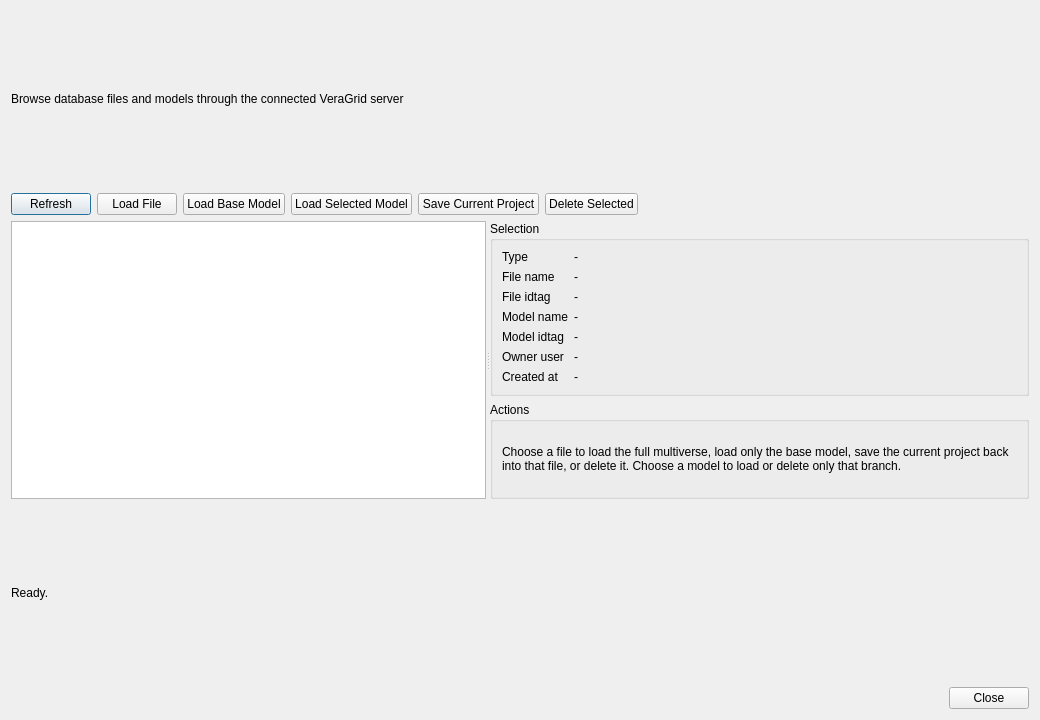
<?xml version="1.0" encoding="UTF-8"?>
<ui version="4.0">
 <class>ServerFileDialog</class>
 <widget class="QDialog" name="ServerFileDialog">
  <property name="geometry">
   <rect>
    <x>0</x>
    <y>0</y>
    <width>1040</width>
    <height>720</height>
   </rect>
  </property>
  <property name="windowTitle">
   <string>Server Files</string>
  </property>
  <layout class="QVBoxLayout" name="verticalLayout">
   <item>
    <widget class="QLabel" name="titleLabel">
     <property name="text">
      <string>Browse database files and models through the connected VeraGrid server</string>
     </property>
     <property name="wordWrap">
      <bool>true</bool>
     </property>
    </widget>
   </item>
   <item>
    <layout class="QHBoxLayout" name="toolbarLayout">
     <item>
      <widget class="QPushButton" name="refreshButton">
       <property name="text">
        <string>Refresh</string>
       </property>
      </widget>
     </item>
     <item>
      <widget class="QPushButton" name="loadFileButton">
       <property name="text">
        <string>Load File</string>
       </property>
      </widget>
     </item>
     <item>
      <widget class="QPushButton" name="loadBaseButton">
       <property name="text">
        <string>Load Base Model</string>
       </property>
      </widget>
     </item>
     <item>
      <widget class="QPushButton" name="loadModelButton">
       <property name="text">
        <string>Load Selected Model</string>
       </property>
      </widget>
     </item>
     <item>
      <widget class="QPushButton" name="saveCurrentButton">
       <property name="text">
        <string>Save Current Project</string>
       </property>
      </widget>
     </item>
     <item>
      <widget class="QPushButton" name="deleteButton">
       <property name="text">
        <string>Delete Selected</string>
       </property>
      </widget>
     </item>
     <item>
      <spacer name="horizontalSpacer">
       <property name="orientation">
        <enum>Qt::Horizontal</enum>
       </property>
       <property name="sizeHint" stdset="0">
        <size>
         <width>40</width>
         <height>20</height>
        </size>
       </property>
      </spacer>
     </item>
    </layout>
   </item>
   <item>
    <widget class="QSplitter" name="mainSplitter">
     <property name="orientation">
      <enum>Qt::Horizontal</enum>
     </property>
     <widget class="QTreeView" name="filesTreeView">
      <property name="alternatingRowColors">
       <bool>true</bool>
      </property>
      <property name="uniformRowHeights">
       <bool>true</bool>
      </property>
      <property name="itemsExpandable">
       <bool>true</bool>
      </property>
      <property name="rootIsDecorated">
       <bool>true</bool>
      </property>
     </widget>
     <widget class="QWidget" name="detailWidget">
      <layout class="QVBoxLayout" name="detailLayout">
       <item>
        <widget class="QGroupBox" name="selectionGroupBox">
         <property name="title">
          <string>Selection</string>
         </property>
         <layout class="QFormLayout" name="formLayout">
          <item row="0" column="0">
           <widget class="QLabel" name="kindTitleLabel">
            <property name="text">
             <string>Type</string>
            </property>
           </widget>
          </item>
          <item row="0" column="1">
           <widget class="QLabel" name="kindValueLabel">
            <property name="text">
             <string>-</string>
            </property>
            <property name="wordWrap">
             <bool>true</bool>
            </property>
           </widget>
          </item>
          <item row="1" column="0">
           <widget class="QLabel" name="fileNameTitleLabel">
            <property name="text">
             <string>File name</string>
            </property>
           </widget>
          </item>
          <item row="1" column="1">
           <widget class="QLabel" name="fileNameValueLabel">
            <property name="text">
             <string>-</string>
            </property>
            <property name="wordWrap">
             <bool>true</bool>
            </property>
           </widget>
          </item>
          <item row="2" column="0">
           <widget class="QLabel" name="fileIdTitleLabel">
            <property name="text">
             <string>File idtag</string>
            </property>
           </widget>
          </item>
          <item row="2" column="1">
           <widget class="QLabel" name="fileIdValueLabel">
            <property name="text">
             <string>-</string>
            </property>
            <property name="wordWrap">
             <bool>true</bool>
            </property>
           </widget>
          </item>
          <item row="3" column="0">
           <widget class="QLabel" name="modelNameTitleLabel">
            <property name="text">
             <string>Model name</string>
            </property>
           </widget>
          </item>
          <item row="3" column="1">
           <widget class="QLabel" name="modelNameValueLabel">
            <property name="text">
             <string>-</string>
            </property>
            <property name="wordWrap">
             <bool>true</bool>
            </property>
           </widget>
          </item>
          <item row="4" column="0">
           <widget class="QLabel" name="modelIdTitleLabel">
            <property name="text">
             <string>Model idtag</string>
            </property>
           </widget>
          </item>
          <item row="4" column="1">
           <widget class="QLabel" name="modelIdValueLabel">
            <property name="text">
             <string>-</string>
            </property>
            <property name="wordWrap">
             <bool>true</bool>
            </property>
           </widget>
          </item>
          <item row="5" column="0">
           <widget class="QLabel" name="ownerTitleLabel">
            <property name="text">
             <string>Owner user</string>
            </property>
           </widget>
          </item>
          <item row="5" column="1">
           <widget class="QLabel" name="ownerValueLabel">
            <property name="text">
             <string>-</string>
            </property>
            <property name="wordWrap">
             <bool>true</bool>
            </property>
           </widget>
          </item>
          <item row="6" column="0">
           <widget class="QLabel" name="createdTitleLabel">
            <property name="text">
             <string>Created at</string>
            </property>
           </widget>
          </item>
          <item row="6" column="1">
           <widget class="QLabel" name="createdValueLabel">
            <property name="text">
             <string>-</string>
            </property>
            <property name="wordWrap">
             <bool>true</bool>
            </property>
           </widget>
          </item>
         </layout>
        </widget>
       </item>
       <item>
        <widget class="QGroupBox" name="helpGroupBox">
         <property name="title">
          <string>Actions</string>
         </property>
         <layout class="QVBoxLayout" name="verticalLayout_2">
          <item>
           <widget class="QLabel" name="helpLabel">
            <property name="text">
             <string>Choose a file to load the full multiverse, load only the base model, save the current project back into that file, or delete it. Choose a model to load or delete only that branch.</string>
            </property>
            <property name="wordWrap">
             <bool>true</bool>
            </property>
           </widget>
          </item>
         </layout>
        </widget>
       </item>
      </layout>
     </widget>
    </widget>
   </item>
   <item>
    <widget class="QLabel" name="statusLabel">
     <property name="text">
      <string>Ready.</string>
     </property>
     <property name="wordWrap">
      <bool>true</bool>
     </property>
    </widget>
   </item>
   <item>
    <widget class="QDialogButtonBox" name="buttonBox">
     <property name="standardButtons">
      <set>QDialogButtonBox::Close</set>
     </property>
    </widget>
   </item>
  </layout>
 </widget>
 <resources/>
 <connections/>
</ui>
